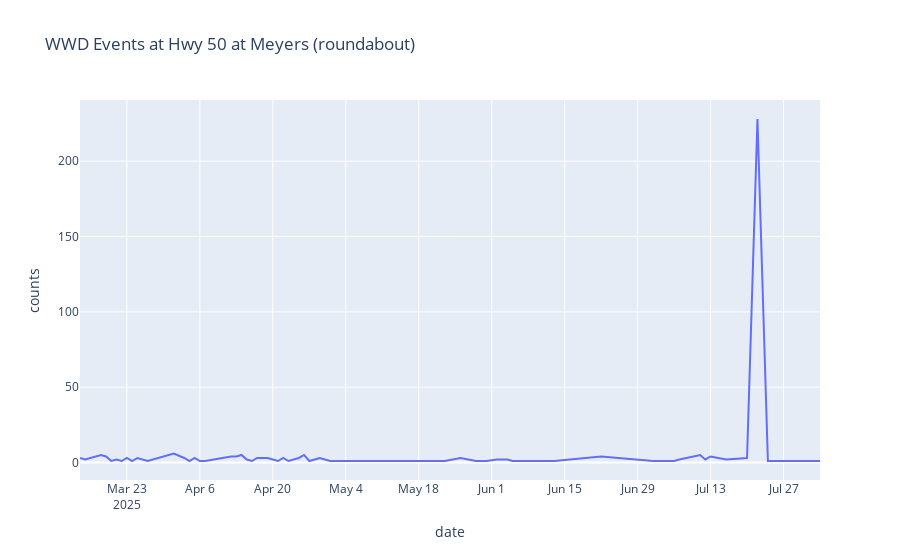

Source (notebook cell):
### Code cell
fig.show()

### Figure 1 — Plotly figure (JSON) as saved in the notebook; plotly's stock layout.template omitted (floating-point values rounded to 4 significant figures)
{"data": [{"hovertemplate": "date=%{x}<br>counts=%{y}<extra></extra>", "legendgroup": "", "line": {"color": "#636efa", "dash": "solid"}, "marker": {"symbol": "circle"}, "mode": "lines", "name": "", "orientation": "v", "showlegend": false, "type": "scatter", "x": ["2025-03-14", "2025-03-15", "2025-03-18", "2025-03-19", "2025-03-20", "2025-03-21", "2025-03-22", "2025-03-23", "2025-03-24", "2025-03-25", "2025-03-27", "2025-03-28", "2025-04-01", "2025-04-03", "2025-04-04", "2025-04-05", "2025-04-06", "2025-04-07", "2025-04-12", "2025-04-13", "2025-04-14", "2025-04-15", "2025-04-16", "2025-04-17", "2025-04-18", "2025-04-19", "2025-04-20", "2025-04-21", "2025-04-22", "2025-04-23", "2025-04-25", "2025-04-26", "2025-04-27", "2025-04-28", "2025-04-29", "2025-05-01", "2025-05-03", "2025-05-04", "2025-05-05", "2025-05-09", "2025-05-13", "2025-05-15", "2025-05-16", "2025-05-17", "2025-05-18", "2025-05-23", "2025-05-26", "2025-05-29", "2025-05-30", "2025-05-31", "2025-06-02", "2025-06-04", "2025-06-05", "2025-06-06", "2025-06-08", "2025-06-13", "2025-06-22", "2025-07-02", "2025-07-06", "2025-07-07", "2025-07-11", "2025-07-12", "2025-07-13", "2025-07-16", "2025-07-20", "2025-07-22", "2025-07-24", "2025-07-25", "2025-07-26", "2025-07-27", "2025-07-31", "2025-08-02", "2025-08-03"], "xaxis": "x", "y": [3, 2, 5, 4, 1, 2, 1, 3, 1, 3, 1, 2, 6, 3, 1, 3, 1, 1, 4, 4, 5, 2, 1, 3, 3, 3, 2, 1, 3, 1, 3, 5, 1, 2, 3, 1, 1, 1, 1, 1, 1, 1, 1, 1, 1, 1, 3, 1, 1, 1, 2, 2, 1, 1, 1, 1, 4, 1, 1, 2, 5, 2, 4, 2, 3, 228, 1, 1, 1, 1, 1, 1, 1], "yaxis": "y"}], "layout": {"legend": {"tracegroupgap": 0}, "title": {"text": "WWD Events at Hwy 50 at Meyers (roundabout)"}, "xaxis": {"anchor": "y", "domain": [0, 1], "title": {"text": "date"}}, "yaxis": {"anchor": "x", "domain": [0, 1], "title": {"text": "counts"}}}}
